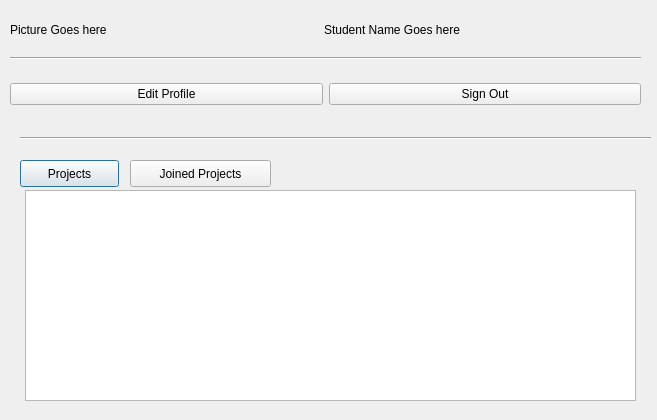
<?xml version="1.0" encoding="UTF-8"?>
<ui version="4.0">
 <class>StudentHomeView</class>
 <widget class="QDialog" name="StudentHomeView">
  <property name="geometry">
   <rect>
    <x>0</x>
    <y>0</y>
    <width>657</width>
    <height>420</height>
   </rect>
  </property>
  <property name="windowTitle">
   <string>Dialog</string>
  </property>
  <widget class="Line" name="line">
   <property name="geometry">
    <rect>
     <x>10</x>
     <y>50</y>
     <width>631</width>
     <height>16</height>
    </rect>
   </property>
   <property name="orientation">
    <enum>Qt::Horizontal</enum>
   </property>
  </widget>
  <widget class="Line" name="line_2">
   <property name="geometry">
    <rect>
     <x>20</x>
     <y>130</y>
     <width>631</width>
     <height>16</height>
    </rect>
   </property>
   <property name="orientation">
    <enum>Qt::Horizontal</enum>
   </property>
  </widget>
  <widget class="QPushButton" name="projectsBtn">
   <property name="geometry">
    <rect>
     <x>20</x>
     <y>160</y>
     <width>99</width>
     <height>27</height>
    </rect>
   </property>
   <property name="text">
    <string>Projects</string>
   </property>
  </widget>
  <widget class="QPushButton" name="joinedProjectsBtn">
   <property name="geometry">
    <rect>
     <x>130</x>
     <y>160</y>
     <width>141</width>
     <height>27</height>
    </rect>
   </property>
   <property name="text">
    <string>Joined Projects</string>
   </property>
  </widget>
  <widget class="QListWidget" name="projectListLw">
   <property name="geometry">
    <rect>
     <x>25</x>
     <y>190</y>
     <width>611</width>
     <height>211</height>
    </rect>
   </property>
  </widget>
  <widget class="QWidget" name="">
   <property name="geometry">
    <rect>
     <x>10</x>
     <y>20</y>
     <width>621</width>
     <height>19</height>
    </rect>
   </property>
   <layout class="QHBoxLayout" name="horizontalLayout_2">
    <item>
     <widget class="QLabel" name="studentPicLbl">
      <property name="text">
       <string>Picture Goes here</string>
      </property>
     </widget>
    </item>
    <item>
     <widget class="QLabel" name="studentNameLbl">
      <property name="text">
       <string>Student Name Goes here</string>
      </property>
     </widget>
    </item>
   </layout>
  </widget>
  <widget class="QWidget" name="">
   <property name="geometry">
    <rect>
     <x>10</x>
     <y>80</y>
     <width>631</width>
     <height>29</height>
    </rect>
   </property>
   <layout class="QHBoxLayout" name="horizontalLayout">
    <item>
     <widget class="QPushButton" name="editProfileBtn">
      <property name="text">
       <string>Edit Profile</string>
      </property>
     </widget>
    </item>
    <item>
     <widget class="QPushButton" name="signOutBtn">
      <property name="text">
       <string>Sign Out</string>
      </property>
     </widget>
    </item>
   </layout>
  </widget>
  <zorder>studentPicLbl</zorder>
  <zorder>studentNameLbl</zorder>
  <zorder>line</zorder>
  <zorder>editProfileBtn</zorder>
  <zorder>signOutBtn</zorder>
  <zorder>signOutBtn</zorder>
  <zorder>editProfileBtn</zorder>
  <zorder>signOutBtn</zorder>
  <zorder>line_2</zorder>
  <zorder>projectsBtn</zorder>
  <zorder>joinedProjectsBtn</zorder>
  <zorder>projectListLw</zorder>
 </widget>
 <resources/>
 <connections/>
</ui>
